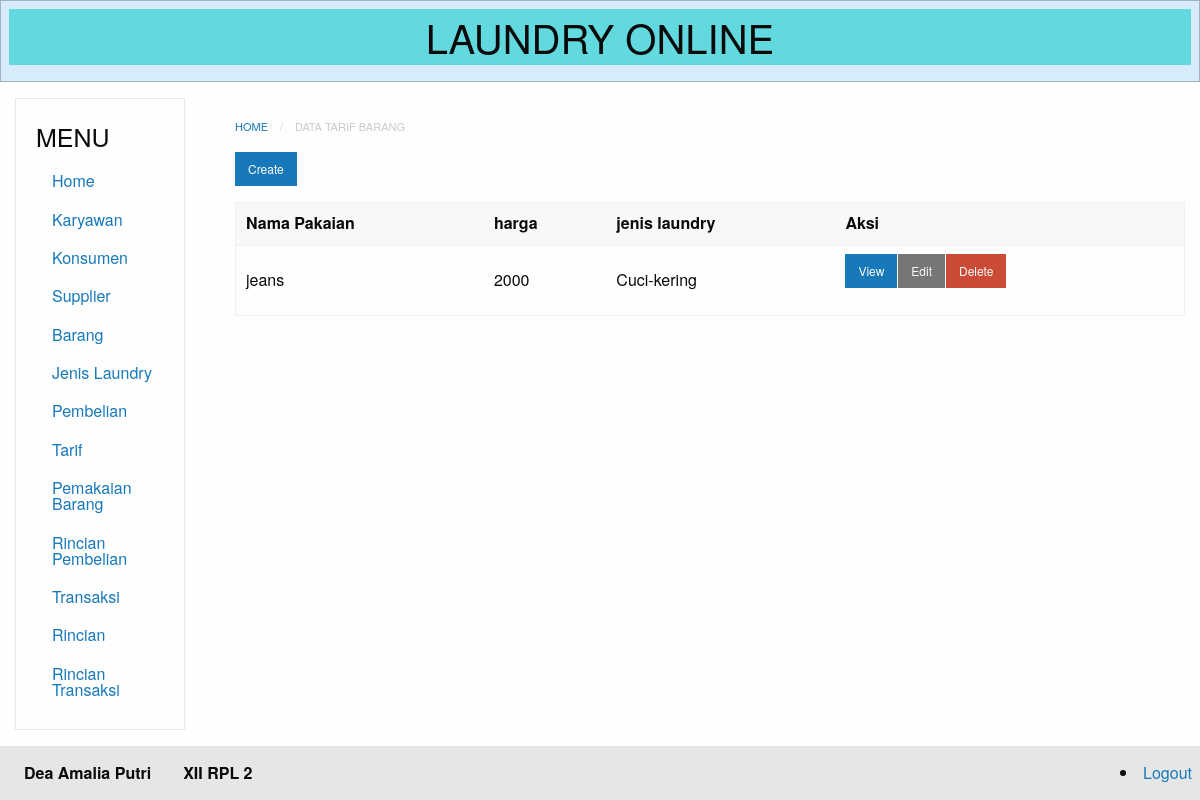
Screenshot of /index.php?module=tarif (signed in) with the database file from the repository.
### tables this page shows
CREATE TABLE `tarif` (
  `id` int(11) NOT NULL,
  `nama` varchar(50) NOT NULL,
  `harga` varchar(50) NOT NULL,
  `jenis_laundry_id` int(11) NOT NULL
);

CREATE TABLE `jenis_laundry` (
  `id` int(11) NOT NULL,
  `kode` varchar(20) NOT NULL,
  `nama` varchar(50) NOT NULL
);

### database.php (called while the page is built, shortened)
<?php
class Database {
	private $db_host = "localhost";
	private $db_user = "root";
	private $db_pass = "";
	private $db_name = "11_deaamaliaputri_laundry";
	var $con = false;
    var $myconn = "";
	var $result = array();
    function __construct() {
        if(!$this->con){
            $this->myconn = new mysqli($this->db_host, $this->db_user, $this->db_pass, $this->db_name);
            if($this->myconn->connect_errno > 0){
                array_push($this->result, $this->myconn->connect_error);
                return false;
            }else{
                $this->myconn->set_charset('utf8');
                $this->con = true;
                return true;
            }
        } else {
            return true;
        }
    }
	public function select($table, $rows = '*', $join = null,$join2 = null , $where = null, $order = null, $limit = null){
		$q = 'SELECT '.$rows.' FROM '.$table;
		if($join != null){
			$q .= ' JOIN '.$join;
		}
        if($this->tableExists($table)){
        	$query = $this->myconn->query($q);
			if($query){
				$this->numResults = $query->num_rows;
				for($i = 0; $i < $this->numResults; $i++){
					$r = $query->fetch_array();
                	$key = array_keys($r);
                	for($x = 0; $x < count($key); $x++){
                    	if(!is_int($key[$x])){
                    		if($query->num_rows >= 1){
                    			$this->result[$i][$key[$x]] = $r[$key[$x]];
							}else{
								$this->result[$i][$key[$x]] = null;
							}
						}
					}
				}
				return true;
			}else{
				array_push($this->result, $this->myconn->error);
				return false;
			}
      	}else{
      		return false;
    	}
    }
	private function TableExists($table) {
    	$res = $this->myconn->query('SHOW TABLES LIKE "'.$table.'"');
    	if(isset($res->num_rows)) {
        	return $res->num_rows > 0 ? true : false;
    	} else {
    		array_push($this->result, $table." does not exist in this database");
    		return false;
    	}
	}
    public function getResult(){
        $val = $this->result;
        $this->result = array();
        return $val;
    }
}

### modules/tarif/tarif-index.php (the view)
<nav aria-label="You are here:" role="navigation">
<ul class="breadcrumbs">
  <li><a href="?module=home">Home</a></li>
  <li class="disabled">Data Tarif barang</li>
</ul>
</nav>
  <a href="?module=tarif-create" class="small button">Create</a>
<table>
  <thead>
      <tr>
          <th>Nama Pakaian</th>
          <th>harga </th>
          <th>jenis laundry </th>
          <th>Aksi</th>
      </tr>
  </thead>
<?php
  require_once("database.php");
  $db=new Database();
  $db->select('tarif', 'tarif.id, tarif.nama,tarif.harga,
  tarif.jenis_laundry_id,
  jenis_laundry.nama as jenis_laundry',
  'jenis_laundry ON jenis_laundry.id = tarif.jenis_laundry_id');
$res=$db->getResult();
if(count($res) == 0){ ?>
    <tr>
        <td colspan="8">Tidak ada data yang tersedia </td>
    </tr>
<?php
    }else{
        foreach ($res as &$r){?>
        <tr>
            <td><?php echo $r['nama'] ?></td>
            <td><?php echo $r['harga'] ?></td>
            <td><?php echo $r['jenis_laundry'] ?></td>
            <td>
                <div class="small button-group">
                    <a href="?module=tarif-show&id=<?php echo $r['id']; ?>" class=" button">View</a>
                    <a href="?module=tarif-edit&id=<?php echo $r['id']; ?>" class="secondary button">Edit</a>
                    <a href="?module=tarif-delete&id=<?php echo $r['id']; ?>"onClick='return confirm("Apakah yakin menghapus?")' class="alert button">Delete</a>
                </div>
            </td>
        </tr>
<?php
              }
          }
          ?>
</table>

### rows the page displays
tarif: nama "jeans", harga "2000", jenis_laundry.nama "Cuci-kering"
